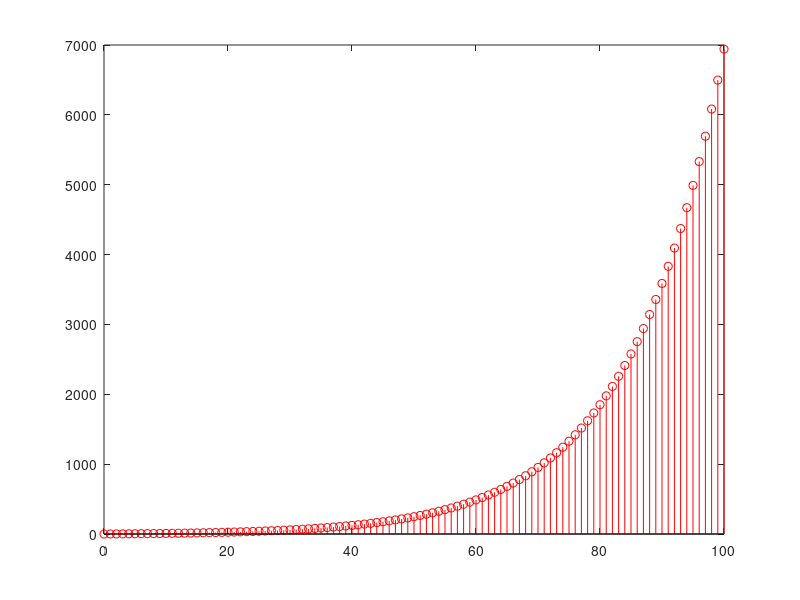

The MATLAB source for this figure:
clear all
close all
clc

x=[0,0,ones(1,99)];
a = [1 -0.6,-0.5];
b=[1];
y = filter(b,a,x);
stem(0:length(y)-1,y,'r'),hold on



% N = 100;
% y(1)=0.6;%corresponds to y[0]
% y(2)= 0.86;%y[1]
% y(3)=1.816;
% for n=4:N+1
%     y(n)=0.5*y(n-2)+0.6*y(n-1)+1;
% end
% 
% n=[0:N];
% stem(n,y)

% x=ones(1,51);
% a = [1,-0.5];
% b=[1,1];
% y = filter(b,a,x);
% stem(0:length(y)-1,y)
